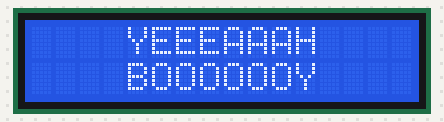
A sketch run on a simulated Arduino Uno, built with avr-gcc and run on an emulated ATmega328P. Parts: 16×2 character LCD.

Above: at 0.1 s.
At 1.1 s:
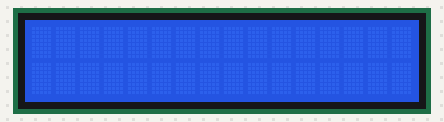

Measured:
- what the display in image 1 shows lasts 1.0 s, from 1.1 s to 2.1 s

The sketch:

I2C-LCD.ino
```cpp
#include <LiquidCrystal.h>

/*
                MODIFICADO POR  :{==[=======>>>> ELECTROALL <<<<<=======]==}
                FACEBOOK        : https://web.facebook.com/ELECTROALL.ELECTRONICA/?_rdc=1&_rdr
                PÁGINA WEB      : http://che-charls-electroall.webnode.es/
                TWITTER         : https://twitter.com/ChCharlsELECTRO
                YOUTUBE         : https://www.youtube.com/c/ELECTROALL
                INSTAGRAM       : https://www.instagram.com/_electroall_/
           ___________________________________________________________________

           *** {==[=======> (MANEJO DEL I2C CON PANTALLA LCD) <=======]==}  ***
           ___________________________________________________________________
*/
/*
 Board I2C / TWI pins
Uno       =   A4 (SDA), A5 (SCL)
Mega2560  =   20 (SDA), 21 (SCL)
Leonardo  =   2 (SDA), 3 (SCL)
Due       =   20 (SDA), 21 (SCL), SDA1, SCL1

esta configuracion de estos pines se encuentran dentro de la librería "wire" mas info: https://www.arduino.cc/en/Reference/Wire
 */

#include <LiquidCrystal_I2C.h> //DESCARGAR LIBRERÍA:https://github.com/ELECTROALL/Codigos-arduino/blob/master/LiquidCrystal_I2C.zip

LiquidCrystal_I2C lcd(0x27,16,2); // si no te sale con esta direccion  puedes usar (0x3f,16,2) || (0x27,16,2)  ||(0x20,16,2)

void setup() {
  lcd.init();
  lcd.backlight();
  lcd.clear();
 lcd.setCursor(0,0);
  lcd.print("    YEEEAAAH");
  lcd.setCursor (0,1);
  lcd.print("    BOOOOOOY");
}

void loop() {

  lcd.display();
  delay(1000);
  lcd.noDisplay();
  delay(1000);
}
```
